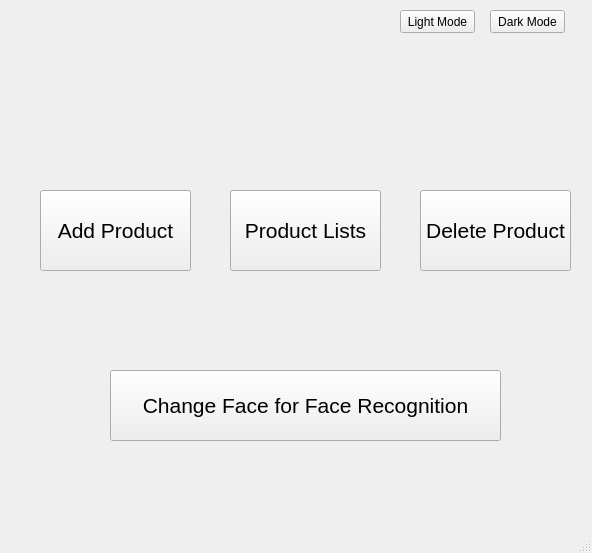
<?xml version="1.0" encoding="UTF-8"?>
<ui version="4.0">
 <class>MainWindow</class>
 <widget class="QMainWindow" name="MainWindow">
  <property name="geometry">
   <rect>
    <x>0</x>
    <y>0</y>
    <width>592</width>
    <height>553</height>
   </rect>
  </property>
  <property name="windowTitle">
   <string>MainWindow</string>
  </property>
  <widget class="QWidget" name="centralwidget">
   <widget class="QPushButton" name="DeleteProduct">
    <property name="geometry">
     <rect>
      <x>420</x>
      <y>190</y>
      <width>151</width>
      <height>81</height>
     </rect>
    </property>
    <property name="font">
     <font>
      <pointsize>16</pointsize>
     </font>
    </property>
    <property name="text">
     <string>Delete Product</string>
    </property>
   </widget>
   <widget class="QPushButton" name="AddProduct">
    <property name="geometry">
     <rect>
      <x>40</x>
      <y>190</y>
      <width>151</width>
      <height>81</height>
     </rect>
    </property>
    <property name="font">
     <font>
      <pointsize>16</pointsize>
     </font>
    </property>
    <property name="text">
     <string>Add Product</string>
    </property>
   </widget>
   <widget class="QPushButton" name="pushButton_4">
    <property name="geometry">
     <rect>
      <x>490</x>
      <y>10</y>
      <width>75</width>
      <height>23</height>
     </rect>
    </property>
    <property name="text">
     <string>Dark Mode</string>
    </property>
   </widget>
   <widget class="QPushButton" name="pushButton_5">
    <property name="geometry">
     <rect>
      <x>400</x>
      <y>10</y>
      <width>75</width>
      <height>23</height>
     </rect>
    </property>
    <property name="text">
     <string>Light Mode</string>
    </property>
   </widget>
   <widget class="QPushButton" name="ProductLists">
    <property name="geometry">
     <rect>
      <x>230</x>
      <y>190</y>
      <width>151</width>
      <height>81</height>
     </rect>
    </property>
    <property name="font">
     <font>
      <pointsize>16</pointsize>
     </font>
    </property>
    <property name="text">
     <string>Product Lists</string>
    </property>
   </widget>
   <widget class="QPushButton" name="ChangeFace">
    <property name="geometry">
     <rect>
      <x>110</x>
      <y>370</y>
      <width>391</width>
      <height>71</height>
     </rect>
    </property>
    <property name="font">
     <font>
      <pointsize>16</pointsize>
     </font>
    </property>
    <property name="text">
     <string>Change Face for Face Recognition</string>
    </property>
   </widget>
  </widget>
  <widget class="QStatusBar" name="statusbar"/>
 </widget>
 <resources/>
 <connections/>
</ui>
